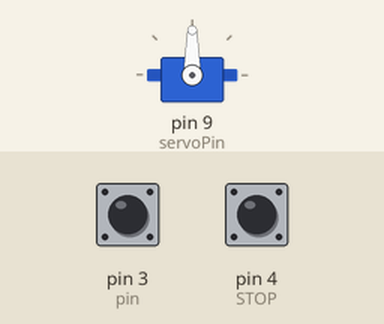
Recording of a sketch running on a simulated Arduino Uno, built with avr-gcc and run on an emulated ATmega328P. Shown: servo. The inputs (shaded band) are chosen by the test bench; at power-on: pin 4 (STOP) HIGH, pin 3 (pin) HIGH. What the sketch prints to the serial monitor is not drawn.

Above: at 1.2 s.
1.3 s: pin 4 (STOP) pulled LOW for 0.15 s
At 2.1 s:
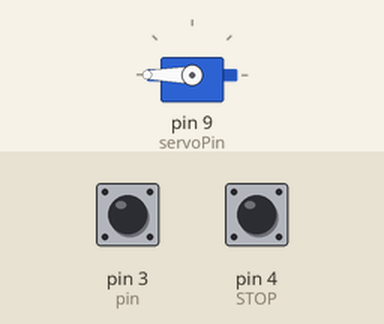
10.0 s: pin 4 (STOP) pulled LOW for 1 s
At 12.6 s:
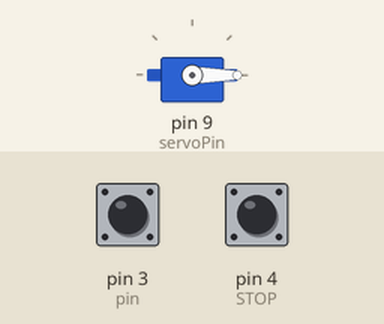
Timing chart, 0 to 14.5 s (numbered marks = the images above; inputs shaded):
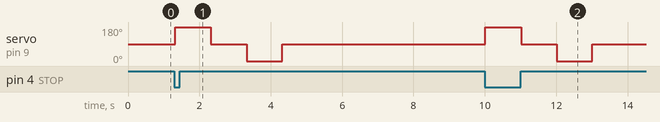

Measured:
- after the input at 1.3 s, servo on pin 9 (servoPin): 90° → 180° at once, → 90° 1.0 s later, → 0° 1.0 s later, → 90° 1.0 s later
- after the input at 10.0 s, servo on pin 9 (servoPin): 90° → 180° at once, → 90° 1.0 s later, → 0° 1.0 s later, → 90° 1.0 s later

The sketch:

servo995_repeat.ino
```cpp
#define MAX_ANGLE 180
#define STD_ANGLE 90
#define MIN_ANGLE 0

#include <Servo.h>

Servo mg995;
/*
mg995 모터는 별도의 power supply(5V 이상 - 7.5V 미만) 필요
파랑선은 3번 pin, 주황선은 4번 pin에 연결
동작상태를 serial monitor를 통해서 확인 가능
*/

const int servoPin = 9;
const int pin = 3;   //주황선 버튼 누르면 동작
const int STOP = 4;  //파랑선 버튼 누르면 중지
bool isMoving = false;

const int USER_DELAY = 1000;// 대기 시간 1000 = 1초, 숫자 1당 milisecond 할당
const int user_repeat = 10;  // 0이면 무한반복

void setup() {
  Serial.begin(9600);
  mg995.attach(servoPin);
  pinMode(pin, INPUT_PULLUP);
  pinMode(STOP, INPUT_PULLUP);

  mg995.write(STD_ANGLE);
}

void one_cycle(int DELAY){
  mg995.write(MAX_ANGLE);
  delay(DELAY);
  mg995.write(STD_ANGLE);
  delay(DELAY);
  mg995.write(MIN_ANGLE);
  delay(DELAY);
  mg995.write(STD_ANGLE);
  delay(DELAY);
}

void multiple_cycle(int repeator){
  if (repeator != 0){
    for (int i = 0; i < repeator; i++){
      if(digitalRead(STOP) == HIGH){
        isMoving = false;
        Serial.write("Stopping...\n");
        break;
      }
      one_cycle(USER_DELAY);
    }
  } else {
    while(true){
      if(digitalRead(STOP) == HIGH){
        isMoving = false;
        Serial.write("Stopping...\n");
        break;
      }
      one_cycle(USER_DELAY);
    }
  }
}

void loop() {
  isMoving = false;
  if(digitalRead(pin) == HIGH && !isMoving){
    Serial.write("Operating...\n");
    isMoving = true;
    multiple_cycle(user_repeat);
  }else{
    Serial.write("waiting...\n");
    delay(1000);
  }
}
```
